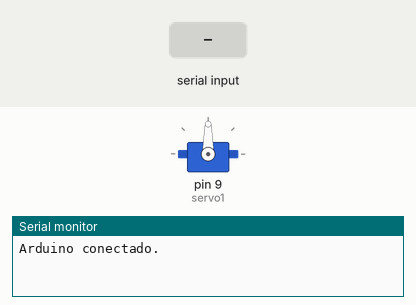
Bench run of a sketch on a simulated Arduino Uno, built with avr-gcc and run on an emulated ATmega328P. On the bench: servo, the last lines printed to the serial monitor. The inputs (shaded band) are chosen by the test bench.

Above: at 1.2 s.
1.3 s: "1,90,45\n" received over Serial
At 1.8 s:
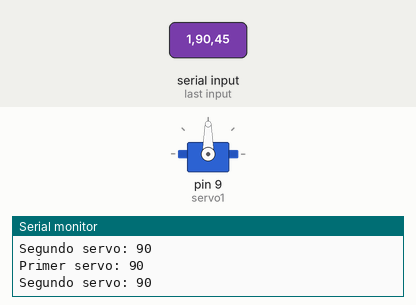
2.8 s: byte 44 (corte) received over Serial
At 4.0 s:
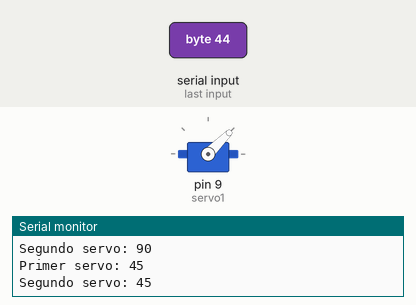
4.3 s: "30,150\n" received over Serial
At 5.3 s:
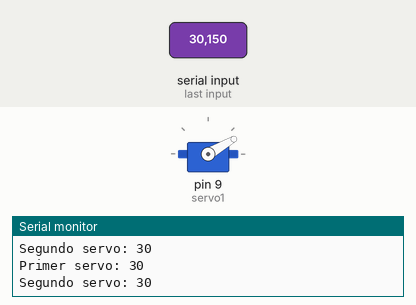
5.8 s: "90,45\n" received over Serial
At 6.5 s:
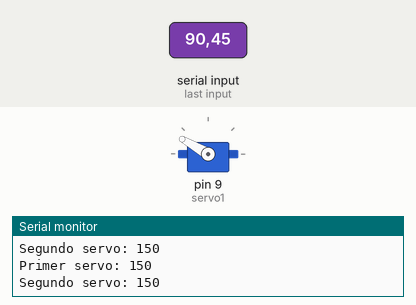
7.3 s: "1,90\n" received over Serial
At 8.2 s:
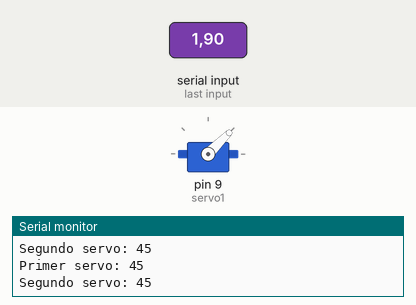
Timing chart, 0 to 9.8 s (numbered marks = the images above; inputs shaded):
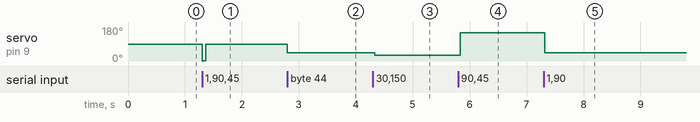

Measured:
- after the input at 1.3 s, servo on pin 9 (servo1): 90° → 0° at once, → 1° 0.02 s later, → 90° 0.05 s later
- after the input at 2.8 s, servo on pin 9 (servo1): 90° → 45° at once
- after the input at 4.3 s, servo on pin 9 (servo1): 45° → 30° at once
- after the input at 5.8 s, servo on pin 9 (servo1): 30° → 150° at once
- after the input at 7.3 s, servo on pin 9 (servo1): 150° → 45° at once

The sketch:

Servos_backup.ino
```cpp
// Movimiento de los servos.

#include <Servo.h>

const char longitud = 5;
char inData = ' ';
char index = 0;
char recibido [longitud];
int primerServo;
int segundoServo;
#define corte ','
int boton_inc = 8;  // Botón para incrementar el valor del servo (movimiento derecho).
int boton_dec = 7;  // Botón para decrementar el valor del servo (movimiento izquierdo).
int press_inc = 0;  // Variable de estado del botón de incremento.
int press_dec = 0;  // Variable de estado del botón de decremento.
int giro = 0;

Servo servo1;

void setup() {
  // put your setup code here, to run once:
  Serial.begin(230400);

  Serial.println("Arduino conectado.");

  servo1.attach(9);
  pinMode(boton_inc, INPUT);
  pinMode(boton_dec, INPUT);
  digitalWrite(boton_inc, HIGH);
  digitalWrite(boton_dec, HIGH);
}

void loop() {
  // put your main code here, to run repeatedly:
  if (Serial.available() > 0) {
    // read the incoming byte:
    inData = Serial.read();
    if (inData != corte){
      recibido[index] = inData;
      index = index + 1;
      if (index > longitud){
        index = longitud - 1;
      }
    }
    else if (inData == corte){
      recibido[index] = '\0';
      index = 0;
      primerServo = atoi(recibido);
      segundoServo = atoi(recibido);
    }
    Serial.print("Primer servo: ");
    Serial.println(primerServo);
    Serial.print("Segundo servo: ");
    Serial.println(segundoServo);
    servo1.write(primerServo);
    delay(15);
  }
  /*press_inc = digitalRead(boton_inc);
  if (press_inc == LOW){
    giro = giro + 1;
    servo1.write(giro);
    delay(15);
  }
  press_dec = digitalRead(boton_dec);
  if (press_dec == LOW){
    giro = giro - 1;
    servo1.write(giro);
    delay(15);
  }*/
}
```
